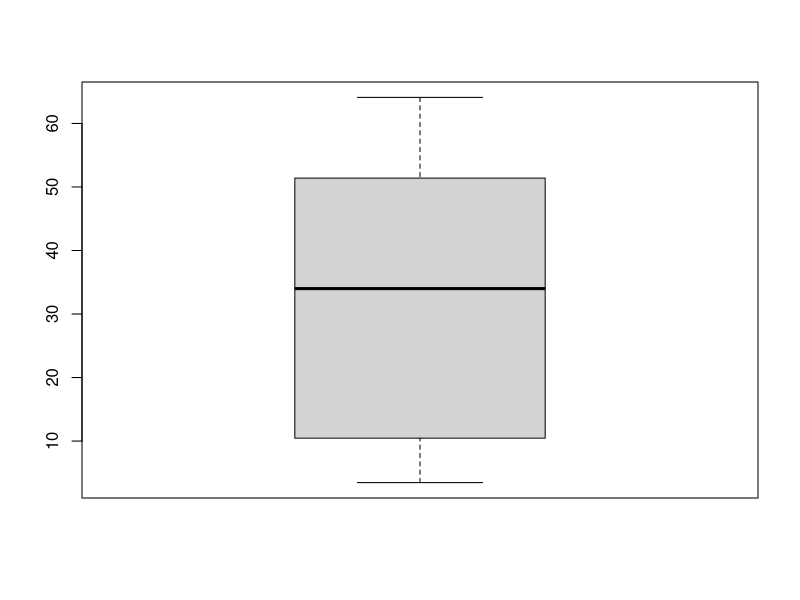

Write the R code that produced this figure.
## ---- chunk 1
knitr::opts_chunk$set(echo = TRUE)
## ---- chunk 2
loblolly = read.delim('loblolly.dat', sep=' ')
chickweights = read.csv('ChickWeightSub.csv')
## ---- chunk 3
colnames(loblolly)
colnames(chickweights)
## ---- chunk 4
apply(loblolly, 2, min)
apply(loblolly, 2, mean)
## ---- chunk 5
h = loblolly$height

summary(h)
table(h)
quantile(h)
boxplot(h)
## ---- chunk 6

## ---- chunk 7
f = function(string){
  return(sprintf('hello %s, how are you', string))
}
f('Jim')
## ---- chunk 8
sumOfSquares = function(v){
  return(sum((v - mean(v))^2))
}
d = c(1,5,2,4,6,2,4,5)
sumOfSquares(d)
## ---- chunk 9
students = read.csv('students.csv')
scores = read.delim('scores.dat', sep=' ')
scores = reshape(scores, idvar='student', timevar='subject', direction='wide')
merged_data = merge(students, scores, by.x='students', by.y='student')
merged_data
## ---- chunk 10

## ---- chunk 11

